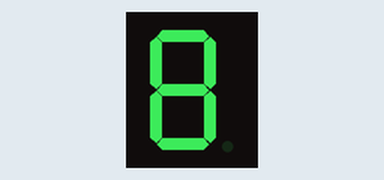
Simulated run of this sketch. Board: Arduino Uno, built with avr-gcc and run on an emulated ATmega328P. On the bench: 1-digit seven-segment display. Wiring (inferred from the names in the program): 1-digit 7-segment display, segments lit when HIGH: segments pin 2, pin 3, pin 4, pin 5, pin 6, pin 7, pin 8. The segment pins are drawn as the display they are named for.

Above: at 0.1 s.
At 4.1 s:
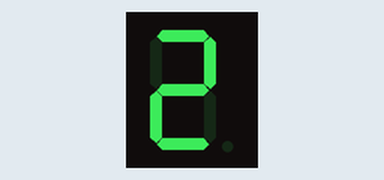
At 10.1 s:
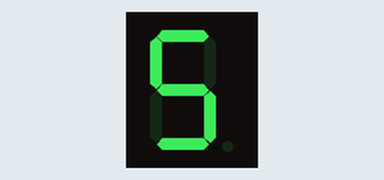
At 14.1 s:
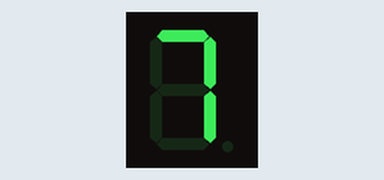
At 22.1 s:
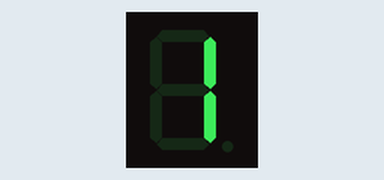
At 38.1 s:
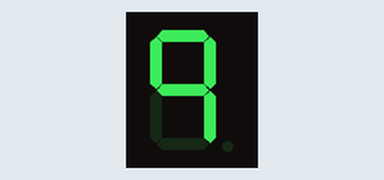

Measured:
- what the display in image 1 shows lasts 1.0 s, from 4.0 s to 5.0 s

The sketch:

10_led_7_segmentos.ino
```cpp
#define DEBUG 1
#define VERBOSE 1
#define ERRORES 1

const int a = 2;
const int b = 3;
const int c = 4;
const int d = 5;
const int e = 6;
const int f = 7;
const int g = 8;
int contador = 0;

void setup() {
  Serial.begin(9600); //9600 bits por segundos en la comunicacion
  pinMode(a, OUTPUT);
  pinMode(b, OUTPUT);
  pinMode(c, OUTPUT);
  pinMode(d, OUTPUT);
  pinMode(e, OUTPUT);
  pinMode(f, OUTPUT);
  pinMode(g, OUTPUT);
}

void loop() {
  escribirTodos();
  apagar();
  escribirUno();
  apagar();
  escribirDos();
  apagar();
  escribirTres();
  apagar();
  escribirCuatro();
  apagar();
  escribirCinco();
  apagar();
  escribirSeis();
  apagar();
  escribirSiete();
  apagar();
  escribirOcho();
  apagar();
  escribirNueve();
  apagar();
}

void apagar(){
  delay(1000);
  digitalWrite(a, LOW);
  digitalWrite(b, LOW);
  digitalWrite(c, LOW);
  digitalWrite(d, LOW);
  digitalWrite(e, LOW);
  digitalWrite(f, LOW);
  digitalWrite(g, LOW);
  delay(1000);
}

void escribirTodos(){
  escribirSegmento(a);
  escribirSegmento(b);
  escribirSegmento(c);
  escribirSegmento(d);
  escribirSegmento(e);
  escribirSegmento(f);
  escribirSegmento(g);
}

void escribirUno() {
  escribirSegmento(b);
  escribirSegmento(c);
}

void escribirDos() {
  escribirSegmento(a);
  escribirSegmento(b);
  escribirSegmento(d);
  escribirSegmento(e);
  escribirSegmento(g);
}

void escribirTres(){
  escribirSegmento(a);
  escribirSegmento(b);
  escribirSegmento(c);
  escribirSegmento(d);
  escribirSegmento(g);
}

void escribirCuatro(){
  escribirSegmento(b);
  escribirSegmento(c);
  escribirSegmento(g);
  escribirSegmento(f);
}

void escribirCinco(){
  escribirSegmento(a);
  escribirSegmento(f);
  escribirSegmento(g);
  escribirSegmento(c);
  escribirSegmento(d);
}

void escribirSeis(){
  escribirSegmento(f);
  escribirSegmento(e);
  escribirSegmento(d);
  escribirSegmento(c);
  escribirSegmento(g);
}

void escribirSiete(){
  escribirSegmento(a);
  escribirSegmento(b);
  escribirSegmento(c);
}

void escribirOcho(){
  escribirSegmento(a);
  escribirSegmento(b);
  escribirSegmento(c);
  escribirSegmento(d);
  escribirSegmento(e);
  escribirSegmento(f);
  escribirSegmento(g);
}

void escribirNueve(){
  escribirSegmento(a);
  escribirSegmento(b);
  escribirSegmento(c);
  escribirSegmento(g);
  escribirSegmento(f);
}

void escribirSegmento(int p_seg){
  digitalWrite(p_seg, HIGH);
}
```
